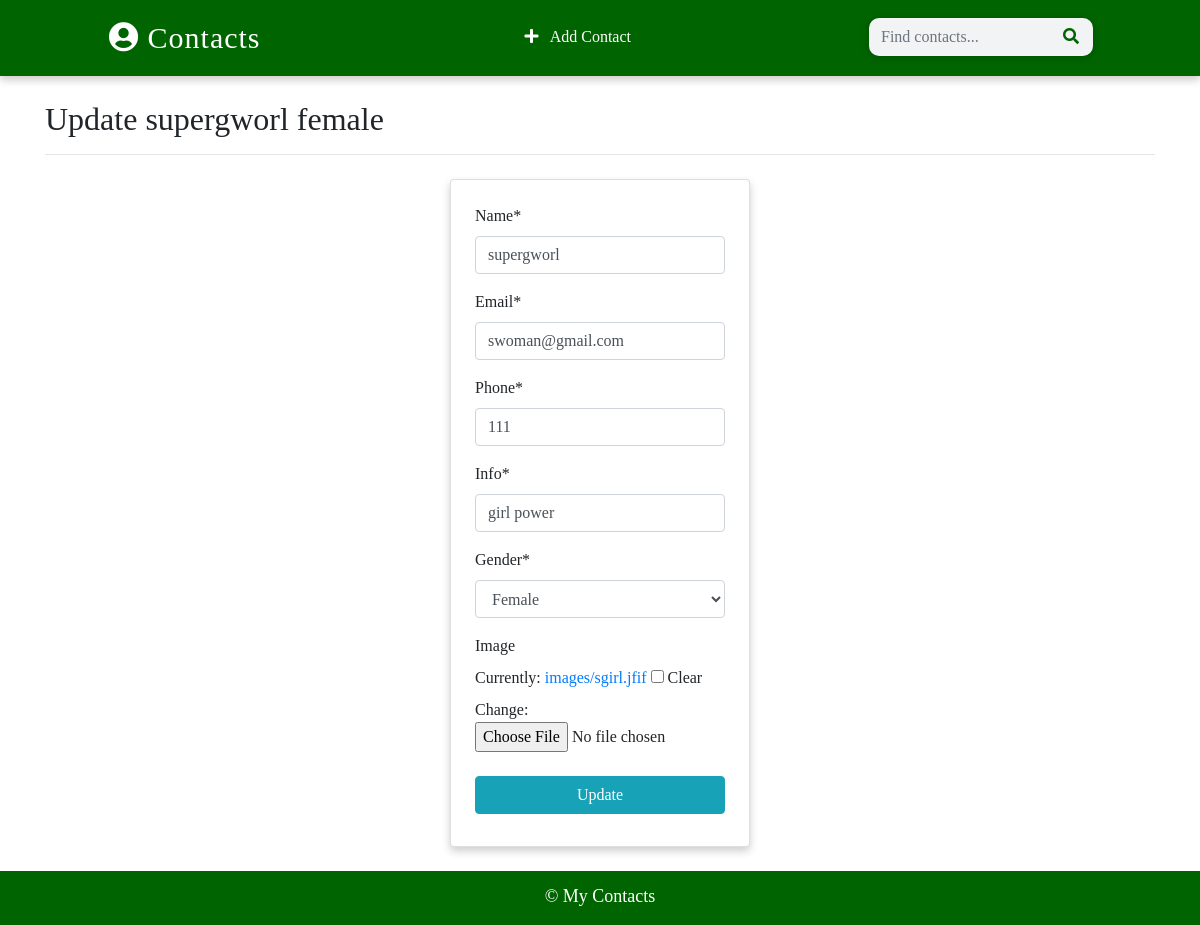
Page /contact/update/2 on the committed database.
### app/models.py (models this page shows)
class contact (models.Model):
    name = models.CharField(max_length=100)
    email = models.EmailField(max_length=100)
    phone = models.IntegerField()
    info = models.CharField(max_length=100)
    gender  = models.CharField(max_length=50, choices=(
                ('male','Male'),
                ('female','Female')
    ))
    image = models.ImageField(upload_to='images/', blank=True)
    date_added=models.DateTimeField(default=datetime.now)
    def __str__(self):
        return f'{self.name} {self. gender}'
    class Meta:
        ordering = ['-id']  # this lets latest added contact to appear at the first in the index page

### app/views.py (the view, shortened to what this page needs)
# urls.py: path('contact/update/<int:pk>',views.ContactUpdateView.as_view(),name="update"), # WE ALwAYS NEED PRIMARY KEY FOR THE UPDATE PROCESS
class ContactUpdateView(UpdateView):
    model= contact
    template_name='update.html'
    fields=['name','email','phone','info','gender','image']

### templates/update.html (shortened to what this page needs)
{% extends 'base.html' %}
{% load crispy_forms_tags %}
{% block content %}
<div class="container">
    <h2 class="heading font-weight-light create-center "> Update {{contact}} </h2>
    <hr>
</div>
<div class="container w-25 card p-4 mt-4">
     <form action="" method="post" enctype="multipart/form-data">
        {{form | crispy }}
        <input type="submit" value="Update" class="w-100 text-white text-center my-2 btn btn-info">
    </form>
</div>
{% endblock content %}

### static/css/main.css (style rules this page uses)
:root { --back: darkgreen; --girl: #e64298; --boy: #2874dd; }
body { font-family:cursive; }
form { position: relative; }
.card { box-shadow: 0 4px 8px 0 rgba(0, 0, 0, 0.2); transition: 0.3s; min-width: 250px; box-sizing: border-box; }

### rows in the picture
contact: name+gender "supergworl female", name "supergworl", email "swoman@gmail.com", phone "111", info "girl power", gender "Female"
